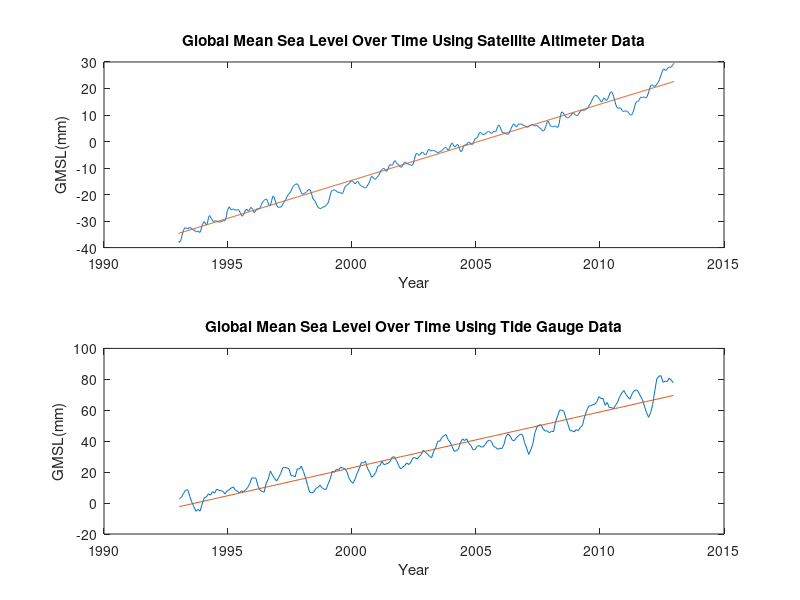

Source code (MATLAB):
%%%%%%%%%%%%%%%%%%%%%%%%%%%%%%%%%%%%%%%%%%%%%%%%%%%%%%%%%%%%%%%%%%%%%
% ENGR 132 
% Program Description 
% Using the two given data sets, find the linear model of each data
% collection from the years 1993 to 2013. Then plot the given data with
% thel best fit equation based of the linear model for both the tide gauge
% and the satellite model.
%
% Assigment Information
%   Assignment:     PS 04, Problem 03
%   Author:         Ranjan Behl, rbehl@purdue.edu
%   Team ID:        008-14
%  	Contributor:    Name, login@purdue [repeat for each]
%   My contributor(s) helped me:	
%     [ ] understand the assignment expectations without
%         telling me how they will approach it.
%     [ ] understand different ways to think about a solution
%         without helping me plan my solution.
%     [ ] think through the meaning of a specific error or
%         bug present in my code without looking at my code.
%%%%%%%%%%%%%%%%%%%%%%%%%%%%%%%%%%%%%%%%%%%%%%%%%%%%%%%%%%%%%%%%%%%%%


%% ____________________
%% INITIALIZATION
%Part A
Data_CSIRO = csvread('Data_CSIRO_gmsl_mo_2013.csv',1,0); % loading the CSIRO data 
Data_altimeter = load('Data_NASA_altimeter_gmsl_meas.txt'); %loading the altimeter data
CSIRO_year = Data_CSIRO(:,1); % The years info from the CSIRO data as a column vector
CSIRO_gmsl = Data_CSIRO(:,2); % The GMSL info(the units are mm) from the CSIRO data as a column vector
altimeter_year = Data_altimeter(:,2); %loading the years info from the NASA alitimeter data
altimeter_gmsl = Data_altimeter(:,5); %loading the gmsl(the units are mm) info from the NASA alitimeter data



%% ____________________
%% CALCULATIONS
%Part B
Data_CSIRO_1993_2013 = [CSIRO_year(find(CSIRO_year >= 1993 & CSIRO_year <=2013)),CSIRO_gmsl(find(CSIRO_year >= 1993 & CSIRO_year <=2013))]; % filtering the CSIRO data so the data from 1993 to 2013 is taken and put into its own martix
Data_altimeter_1993_2013 = [altimeter_year(find(altimeter_year >= 1993 & altimeter_year <= 2013)),altimeter_gmsl(find(altimeter_year >= 1993 & altimeter_year <= 2013))]; % filtering the altimeter data so the data from 1993 to 2013 is taken and put into its own martix
%Part C
Linearreg_CSIRO = polyfit(Data_CSIRO_1993_2013(:,1), Data_CSIRO_1993_2013(:,2),1);
GMSL_CSIRO = Linearreg_CSIRO(1) *Data_CSIRO_1993_2013(:,1) + Linearreg_CSIRO(2);  % finding the best fit equation for the CSIRO data
Linearreg_altimeter = polyfit(Data_altimeter_1993_2013(:,1),Data_altimeter_1993_2013(:,2),1);
GMSL_altimeter = Linearreg_altimeter(1) * Data_altimeter_1993_2013(:,1) + Linearreg_altimeter(2); % finding the best fit equation for the altimeter data
%Part D
SSE_CSIRO = sum((Data_CSIRO_1993_2013(:,2) - GMSL_CSIRO).^2); % caculating the SSE for the CSIRO data
SST_CSIRO = sum((Data_CSIRO_1993_2013(:,2) - mean(Data_CSIRO_1993_2013(:,2))).^2);% caculating the SST of the CSIRO data
rsqaured_CSIRO = (1-(SSE_CSIRO/SST_CSIRO));% caculating the r^2 value of the CSIRO data
SSE_altimeter = sum((Data_altimeter_1993_2013(:,2) - GMSL_altimeter).^2); % caculating the SSE for the altimeter data
SST_altimeter = sum((Data_altimeter_1993_2013(:,2) - mean(Data_altimeter_1993_2013(:,2))).^2);% caculating the SST of the altimeter data
rsqaured_altimeter = (1-(SSE_altimeter/SST_altimeter));% caculating the r^2 value of the altimeter data
%% ____________________
%% FIGURE DISPLAY
%Part f
subplot(2,1,2);
plot(Data_CSIRO_1993_2013(:,1),Data_CSIRO_1993_2013(:,2)); % ploting the tide guage data's GMSL over the years
hold on
plot(Data_CSIRO_1993_2013(:,1),GMSL_CSIRO); % ploting the linear regression over the data
title("Global Mean Sea Level Over Time Using Tide Gauge Data"); %labeling the title
xlabel("Year"); % labeling the x axis
ylabel("GMSL(mm)");% labeing the y axis
subplot(2,1,1);
plot(Data_altimeter_1993_2013(:,1),Data_altimeter_1993_2013(:,2));% ploting the altimeter data's GMSL over the years
hold on
plot(Data_altimeter_1993_2013(:,1),GMSL_altimeter); % ploting the linear regression over the data
title("Global Mean Sea Level Over Time Using Satellite Altimeter Data"); %labeling the title
xlabel("Year"); % labeling the x axis
ylabel("GMSL(mm)");% labeing the y axis




%% ____________________
%% TEXT DISPLAY
%part e
fprintf("\n The equation of the linear model for the tide gauge data is GMSL = %f * Year + %f",Linearreg_CSIRO(1),Linearreg_CSIRO(2)); % printing the linear model equation
fprintf("\n The SSE of the tide gauge model is %f",SSE_CSIRO); % printing the SSE value
fprintf("\n The SST of the tide gauge model is %f",SST_CSIRO); % printing the SST  value
fprintf("\n The r^2 value of the tide gauge model is %f",rsqaured_CSIRO); % printing the r^2 value

fprintf("\n The equation of the linear model for the satellite altimeter model is GMSL = %f * Year + %f",Linearreg_altimeter(1),Linearreg_altimeter(2)); % printing the linear model equation
fprintf("\n The SSE of the satellite altimeter model is %f",SSE_altimeter); % printing the SSE value
fprintf("\n The SST of the satellite altimeter model is %f",SST_altimeter); % printing the SST  value
fprintf("\n The r^2 value of the satellite altimeter model is %f",rsqaured_altimeter); % printing the r^2 value


%% ____________________
%% ANALYSIS

% -- Q1
%  The satellite altimeter data collection model is more accuarate than the
%  tide gauge(CSIRO) data collection model. The reason being is that the
% r^2 value of the altimeter model is higher than the tide gauge and a
% higher r^2 means that the model can explain more of the data.

% -- Q2
% The satellite altimeter data collection is the one that linear model best
% explains the variation in the data. The reason that this one is the best
% is that it SSE is almost half that of the tide gauge data
% collection(4.7846e+03 compared to 8.7680e+03). Having a smaller SSE the
% statellite altimeter data's model line is closer to the data points than
% its counterpart.

% -- Q3
% The satellite altimeter data's linear model showcases the fastest gobal
% mean sea level rise.

% -- Q4
% Based on the tide gauge model predicted the GMSL in  2019 will be 75.1 mm. This
% value was predicted using the slope of the tide gauge's linear model which
% is 3.6 and a y-int of -7193.3. On the other hand the satellite altimeter
% model predicted the GMSL in 2019 to be 106.6 mm. This value was predicted
% using the slope of the satellite model which is 2.9 and a y-int of
% -5748.5. Based on theses results one can see that the satellite altimeter
% predictes a GMSL value that is higher than 30mm when compared to the
% value predicted by the tide gauge model.

%% ____________________
%% ACADEMIC INTEGRITY STATEMENT
% I have not used source code obtained from any other unauthorized
% source, either modified or unmodified.  Neither have I provided
% access to my code to another. The script I am submitting
% is my own original work.

